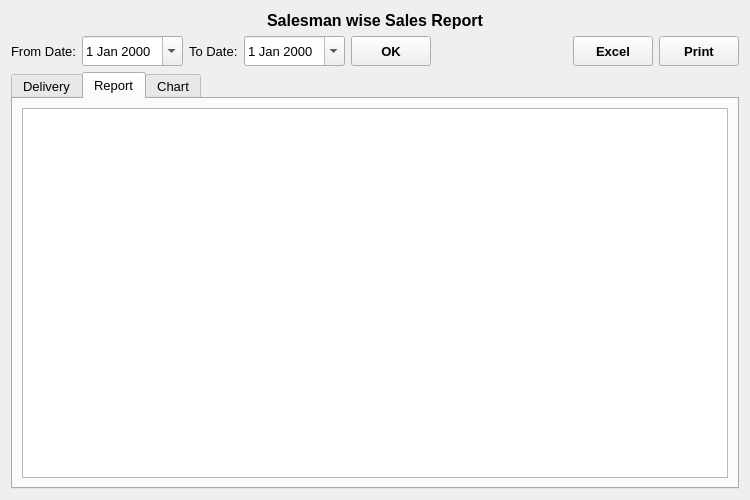
<?xml version="1.0" encoding="UTF-8"?>
<ui version="4.0">
 <class>WaiterWiseSalesReport</class>
 <widget class="QWidget" name="WaiterWiseSalesReport">
  <property name="geometry">
   <rect>
    <x>0</x>
    <y>0</y>
    <width>750</width>
    <height>500</height>
   </rect>
  </property>
  <property name="font">
   <font>
    <family>Microsoft YaHei UI</family>
    <pointsize>10</pointsize>
   </font>
  </property>
  <property name="windowTitle">
   <string>Form</string>
  </property>
  <layout class="QVBoxLayout" name="verticalLayout_3">
   <item>
    <widget class="QLabel" name="label">
     <property name="font">
      <font>
       <pointsize>12</pointsize>
       <weight>75</weight>
       <bold>true</bold>
      </font>
     </property>
     <property name="text">
      <string>Salesman wise Sales Report</string>
     </property>
     <property name="alignment">
      <set>Qt::AlignCenter</set>
     </property>
    </widget>
   </item>
   <item>
    <layout class="QHBoxLayout" name="horizontalLayout">
     <item>
      <widget class="QLabel" name="fromDateLabel">
       <property name="font">
        <font>
         <pointsize>10</pointsize>
        </font>
       </property>
       <property name="text">
        <string>From Date:</string>
       </property>
      </widget>
     </item>
     <item>
      <widget class="QDateEdit" name="fromDateDateEdit">
       <property name="minimumSize">
        <size>
         <width>0</width>
         <height>30</height>
        </size>
       </property>
       <property name="font">
        <font>
         <pointsize>10</pointsize>
        </font>
       </property>
       <property name="calendarPopup">
        <bool>true</bool>
       </property>
      </widget>
     </item>
     <item>
      <widget class="QLabel" name="toDateLabel">
       <property name="font">
        <font>
         <pointsize>10</pointsize>
        </font>
       </property>
       <property name="text">
        <string>To Date:</string>
       </property>
      </widget>
     </item>
     <item>
      <widget class="QDateEdit" name="toDateDateEdit">
       <property name="minimumSize">
        <size>
         <width>0</width>
         <height>30</height>
        </size>
       </property>
       <property name="font">
        <font>
         <pointsize>10</pointsize>
        </font>
       </property>
       <property name="calendarPopup">
        <bool>true</bool>
       </property>
      </widget>
     </item>
     <item>
      <widget class="QToolButton" name="OKButton">
       <property name="minimumSize">
        <size>
         <width>80</width>
         <height>30</height>
        </size>
       </property>
       <property name="font">
        <font>
         <pointsize>10</pointsize>
         <weight>75</weight>
         <bold>true</bold>
        </font>
       </property>
       <property name="text">
        <string>OK</string>
       </property>
      </widget>
     </item>
     <item>
      <spacer name="horizontalSpacer">
       <property name="orientation">
        <enum>Qt::Horizontal</enum>
       </property>
       <property name="sizeHint" stdset="0">
        <size>
         <width>40</width>
         <height>20</height>
        </size>
       </property>
      </spacer>
     </item>
     <item>
      <widget class="QToolButton" name="excelButton">
       <property name="minimumSize">
        <size>
         <width>80</width>
         <height>30</height>
        </size>
       </property>
       <property name="font">
        <font>
         <pointsize>10</pointsize>
         <weight>75</weight>
         <bold>true</bold>
        </font>
       </property>
       <property name="text">
        <string>Excel</string>
       </property>
      </widget>
     </item>
     <item>
      <widget class="QToolButton" name="printButton">
       <property name="minimumSize">
        <size>
         <width>80</width>
         <height>30</height>
        </size>
       </property>
       <property name="font">
        <font>
         <pointsize>10</pointsize>
         <weight>75</weight>
         <bold>true</bold>
        </font>
       </property>
       <property name="text">
        <string>Print</string>
       </property>
      </widget>
     </item>
    </layout>
   </item>
   <item>
    <widget class="QTabWidget" name="tabWidget">
     <property name="font">
      <font>
       <pointsize>10</pointsize>
      </font>
     </property>
     <property name="currentIndex">
      <number>1</number>
     </property>
     <widget class="QWidget" name="itemWiseTab">
      <attribute name="title">
       <string>Delivery</string>
      </attribute>
      <layout class="QVBoxLayout" name="verticalLayout_2">
       <item>
        <widget class="QTableView" name="itemWiseTableView">
         <property name="font">
          <font>
           <pointsize>12</pointsize>
          </font>
         </property>
         <property name="alternatingRowColors">
          <bool>true</bool>
         </property>
        </widget>
       </item>
      </layout>
     </widget>
     <widget class="QWidget" name="valueWiseTab">
      <attribute name="title">
       <string>Report</string>
      </attribute>
      <layout class="QVBoxLayout" name="verticalLayout">
       <item>
        <widget class="QTableView" name="amountWiseTableView">
         <property name="font">
          <font>
           <pointsize>12</pointsize>
          </font>
         </property>
         <property name="alternatingRowColors">
          <bool>true</bool>
         </property>
        </widget>
       </item>
      </layout>
     </widget>
     <widget class="QWidget" name="tab">
      <attribute name="title">
       <string>Chart</string>
      </attribute>
      <layout class="QVBoxLayout" name="verticalLayout_5">
       <item>
        <layout class="QVBoxLayout" name="layoutChart"/>
       </item>
      </layout>
     </widget>
    </widget>
   </item>
  </layout>
 </widget>
 <resources/>
 <connections/>
</ui>
